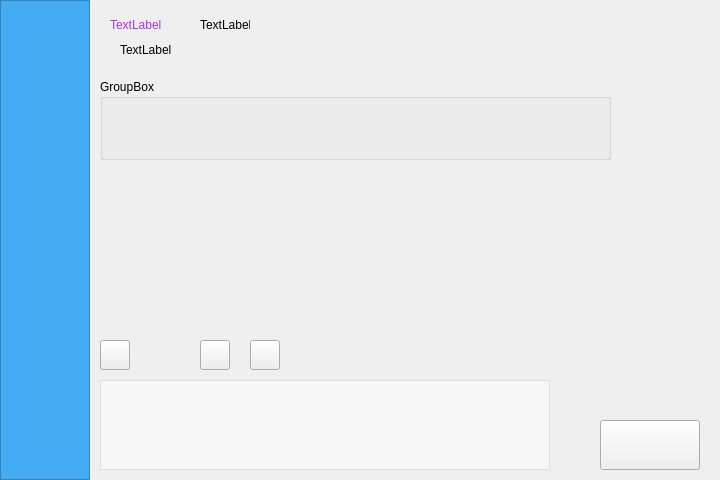
<?xml version="1.0" encoding="UTF-8"?>
<ui version="4.0">
 <class>ChatView</class>
 <widget class="QWidget" name="ChatView">
  <property name="geometry">
   <rect>
    <x>0</x>
    <y>0</y>
    <width>720</width>
    <height>480</height>
   </rect>
  </property>
  <property name="windowTitle">
   <string>Form</string>
  </property>
  <widget class="QListWidget" name="listWidget">
   <property name="geometry">
    <rect>
     <x>0</x>
     <y>0</y>
     <width>90</width>
     <height>480</height>
    </rect>
   </property>
   <property name="styleSheet">
    <string notr="true">background-color: rgb(69, 171, 243);</string>
   </property>
  </widget>
  <widget class="QLabel" name="label">
   <property name="geometry">
    <rect>
     <x>110</x>
     <y>10</y>
     <width>80</width>
     <height>30</height>
    </rect>
   </property>
   <property name="styleSheet">
    <string notr="true">color: rgb(169, 49, 229);</string>
   </property>
   <property name="text">
    <string>TextLabel</string>
   </property>
  </widget>
  <widget class="QLabel" name="label_2">
   <property name="geometry">
    <rect>
     <x>200</x>
     <y>15</y>
     <width>50</width>
     <height>20</height>
    </rect>
   </property>
   <property name="text">
    <string>TextLabel</string>
   </property>
  </widget>
  <widget class="QLabel" name="label_3">
   <property name="geometry">
    <rect>
     <x>120</x>
     <y>40</y>
     <width>200</width>
     <height>20</height>
    </rect>
   </property>
   <property name="text">
    <string>TextLabel</string>
   </property>
  </widget>
  <widget class="QTextEdit" name="textEdit">
   <property name="geometry">
    <rect>
     <x>100</x>
     <y>380</y>
     <width>450</width>
     <height>90</height>
    </rect>
   </property>
   <property name="styleSheet">
    <string notr="true">background-color: rgba(255, 255, 255, 119);</string>
   </property>
  </widget>
  <widget class="QPushButton" name="pushButton">
   <property name="geometry">
    <rect>
     <x>600</x>
     <y>420</y>
     <width>100</width>
     <height>50</height>
    </rect>
   </property>
   <property name="text">
    <string/>
   </property>
  </widget>
  <widget class="QPushButton" name="pushButton_2">
   <property name="geometry">
    <rect>
     <x>100</x>
     <y>340</y>
     <width>30</width>
     <height>30</height>
    </rect>
   </property>
   <property name="text">
    <string/>
   </property>
  </widget>
  <widget class="QPushButton" name="pushButton_3">
   <property name="geometry">
    <rect>
     <x>200</x>
     <y>340</y>
     <width>30</width>
     <height>30</height>
    </rect>
   </property>
   <property name="text">
    <string/>
   </property>
  </widget>
  <widget class="QPushButton" name="pushButton_4">
   <property name="geometry">
    <rect>
     <x>250</x>
     <y>340</y>
     <width>30</width>
     <height>30</height>
    </rect>
   </property>
   <property name="text">
    <string/>
   </property>
  </widget>
  <widget class="QWidget" name="verticalLayoutWidget">
   <property name="geometry">
    <rect>
     <x>100</x>
     <y>79</y>
     <width>511</width>
     <height>81</height>
    </rect>
   </property>
   <layout class="QVBoxLayout" name="verticalLayout" stretch="0">
    <property name="sizeConstraint">
     <enum>QLayout::SetNoConstraint</enum>
    </property>
    <item>
     <widget class="QGroupBox" name="groupBox">
      <property name="title">
       <string>GroupBox</string>
      </property>
     </widget>
    </item>
   </layout>
  </widget>
 </widget>
 <resources/>
 <connections/>
</ui>
